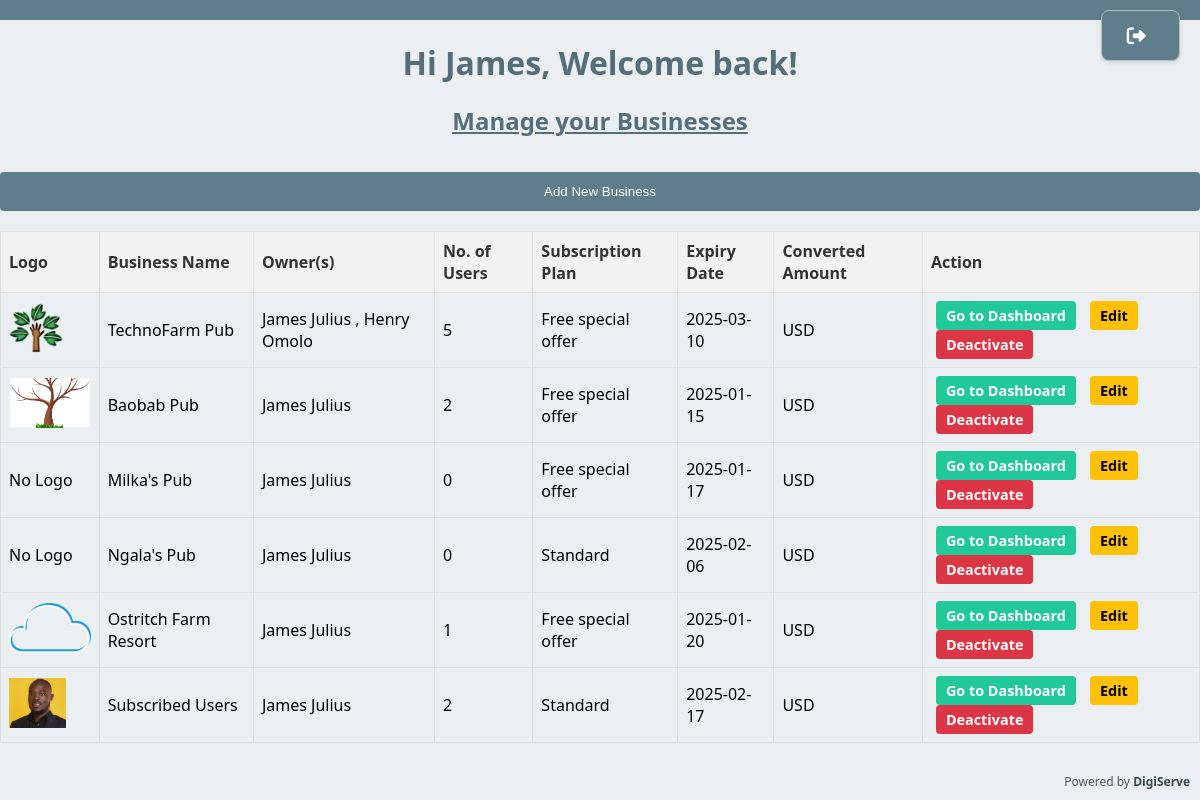
/sales/redirect/ (signed in), run on the app's committed database.
### sales/models.py (models this page shows, shortened)
class Business(models.Model):
    CATEGORY_CHOICES = [
        ('bar_restaurant', 'Bar & Restaurant'),
        ('retail_wholesale', 'Retail-Wholesale Shop/Store'),
        ('service', 'Service Industry'),
        ('other', 'Other (Not Listed)'),
    ]
    admin = models.OneToOneField(
        User,
        on_delete=models.CASCADE,
        related_name='admin_business',
        null=True,
        blank=True
    )
    name = models.CharField(max_length=200, unique=True)
    subscription_plan = models.ForeignKey(
        SubscriptionPlan, on_delete=models.SET_NULL, null=True, related_name='businesses'
    )
    subscription_expiry = models.DateTimeField(null=True, blank=True)
    logo = models.ImageField(upload_to='business_logos/', blank=True, null=True)
    owners = models.ManyToManyField(User, related_name='owned_businesses', blank=True)
    users = models.ManyToManyField(User, related_name='businesses', blank=True)  # Allow multiple users per business
    is_active = models.BooleanField(default=True)  # Business active status
    registration_date = models.DateTimeField(default=now) #, auto_now_add=True)  # Track when the business was registered
    category = models.CharField(
        max_length=50,
        choices=CATEGORY_CHOICES,
        default='bar_restaurant'
    )

class SubscriptionPlan(models.Model):
    FREQUENCY_CHOICES = [
        ('Daily', 'Daily'),
        ('Monthly', 'Monthly'),
        ('Quarterly', 'Quarterly'),
        ('Yearly', 'Yearly'),
        ('Free', 'Free'),
    ]
    subscription_type = models.CharField(max_length=50, unique=True)  # e.g., Free, Standard, Premium
    description = models.TextField(blank=True)  # Details about the plan
    amount = models.DecimalField(max_digits=10, decimal_places=2)  # Cost of the plan
    currency = models.CharField(max_length=10, default='USD')  # e.g., USD, Ksh
    frequency = models.CharField(max_length=20, choices=FREQUENCY_CHOICES)  # e.g., Monthly, Yearly

### sales/views.py (the view)
# urls.py: path('redirect/', role_based_redirect, name='role-based-redirect'),  # Add the redirect route
@login_required
def role_based_redirect(request):
    if request.user.groups.filter(name="Staff").exists():
        return redirect('create-sale')  # Redirect Staff to the create sale page
    elif request.user.groups.filter(name="Client Admin").exists():
        businesses = Business.objects.filter(owners=request.user)
        subscription_plans = SubscriptionPlan.objects.all()
        return render(request, 'sales/business_list.html', {
            'businesses': businesses,
            'can_manage_businesses': True,  # Allow management actions
            'subscription_plans': subscription_plans,
        })
    else:
        return redirect('dashboard')

### sales/context_processors.py (called while the page is built, shortened)
def selected_business_context(request):
    selected_business = None
    if request.user.is_authenticated:
        business_id = request.session.get('selected_business')
        if business_id:
            selected_business = Business.objects.filter(id=business_id).first()
    return {'selected_business': selected_business}

def user_has_business_access(user, business):
    return (
        business.is_active and (
            business.users.filter(id=user.id).exists() or
            business.owners.filter(id=user.id).exists()
        )
    )

### sales/templatetags/currency_filters.py (called while the page is built)
@register.filter
def currency_conversion(amount, currency):
    return convert_currency(amount, 'USD', currency)

### sales/utils.py (called while the page is built)
def convert_currency(amount, from_currency, to_currency):
    api_url = f"https://api.exchangerate-api.com/v4/latest/{from_currency}"
    try:
        response = requests.get(api_url)
        response.raise_for_status()
        rates = response.json().get("rates", {})
        rate = rates.get(to_currency)
        if not rate:
            raise ValueError(f"Exchange rate for {to_currency} not found.")
        return Decimal(amount) * Decimal(rate)
    except (requests.RequestException, ValueError) as e:
        print(f"Error fetching exchange rates: {e}")
        return None

### sales/templates/sales/business_list.html (shortened to what this page needs)
<!DOCTYPE html>
<html lang="en">
<head>
    {% load static %}
	{% load currency_filters %}
    <link rel="stylesheet" href="{% static 'css/style_2.css' %}">
	<link href="https://cdnjs.cloudflare.com/ajax/libs/font-awesome/6.0.0-beta3/css/all.min.css" rel="stylesheet">
</head>
<body>
	<nav class="nav">
		<ul class="logout-container">
			<li>
				<a href="#" onclick="confirmLogout();" class="logout-btn">
					<i class="fas fa-sign-out-alt"></i>
				</a>
			</li>
		</ul>
	</nav>
	<h1 style="text-align: center;">Hi {{ request.user.first_name|default:request.user.username }}, Welcome back!</h1>
    <h2 style="text-align: center; text-decoration: underline;">Manage your Businesses</h2>
    <button onclick="openModal('add-business-modal');" class="btn btn-success">
        Add New Business
    </button>
    <table>
        <thead>
            <tr>
				<th>Logo</th>
                <th>Business Name</th>
                <th>Owner(s)</th>
                <th>No. of Users</th>
                <th>Subscription Plan</th>
                <th>Expiry Date</th>
				<th>Converted Amount</th>
                <th>Action</th>
            </tr>
        </thead>
        <tbody>
            {% for business in businesses %}
            <tr>
				<td>
					{% if business.logo %}
						<img src="{{ business.logo.url }}" alt="{{ business.name }} Logo" style="height: 50px; width: auto;">
					{% else %}
						No Logo
					{% endif %}
				</td>
                <td>{{ business.name }}</td>
                <td>
                    {% for owner in business.owners.all %}
                        {{ owner.get_full_name|default:owner.username }}
                        {% if not forloop.last %}, {% endif %}
                    {% endfor %}
                </td>
                <td>{{ business.users.count }}</td>
                <td>{{ business.subscription_plan.subscription_type }}</td>
                <td>{{ business.subscription_expiry|date:"Y-m-d" }}</td>
				<td>
					{% with business.subscription_plan.amount|floatformat:2 as amount_in_usd %}
					{% with amount_in_usd|currency_conversion:"USD"|floatformat:2 as converted %}
					{{ converted }} {{ business.subscription_plan.currency }}
					{% endwith %}
					{% endwith %}
				</td>
                <td>
                    <a href="{% url 'dashboard' %}?business_id={{ business.id }}"
                       class="table-link table-link-teal">Go to Dashboard
					</a>
					<a href="javascript:void(0);"
					   class="table-link table-link-yellow"
					   onclick="openEditModal(
							{{ business.id }},
							'{{ business.name }}',
							'{{ business.subscription_plan.id }}',
							{{ business.is_active|yesno:'true,false' }},
							{% if business.logo %}'{{ business.logo.url|escapejs }}'{% else %}null{% endif %},
							'{{ business.currency|default:'USD' }}')">
						Edit
					</a>
                    <a href="#" class="table-link table-link-red"
                       onclick="return confirm('Are you sure you want to deactivate this business?');">
                       {% if business.is_active %}Deactivate{% else %}Activate{% endif %}
                    </a>
                </td>
            </tr>
            {% empty %}
            <tr>
                <td colspan="6" style="text-align: center;">No businesses found.</td>
            </tr>
            {% endfor %}
        </tbody>
    </table>
    <footer style="position: fixed; bottom: 10px; right: 10px; font-size: 12px; color: #555;">
        Powered by <strong>DigiServe</strong>
    </footer>
</body>
</html>

### static/css/style_2.css (style rules this page uses)
body { font-family: 'Segoe UI', Tahoma, Geneva, Verdana, sans-serif; background-color: #eceff1; margin: 0; padding: 0; }
.nav { background-color: #eceff1; color: #fff; padding: 10px 20px; text-align: center; display: flex; justify-content: space-between; list-style: none; }
.nav li { position: relative; margin: 0 10px; }
.nav a { color: white; text-decoration: none; padding: 8px 16px; display: block; }
.nav ul { list-style-type: none; padding: 0; margin: 0; display: flex; justify-content: space-between; align-items: center; }
.nav ul li { background-color: #607d8b; padding: 0; }
.nav ul li a { color: #fff; text-decoration: none; font-weight: bold; padding: 10px 15px; border-radius: 5px; transition: background-color 0.3s ease; }
.nav ul li a, .nav ul li button { color: #fff; text-decoration: none; font-weight: bold; padding: 10px 20px; border-radius: 5px; transition: background-color 0.3s ease; background-color: #607d8b; border: none; cursor: pointer; margin: 5px; display: inline-block; }
h1, h2 { color: #546e7a; margin-bottom: 20px; }
ul { list-style-type: none; padding: 0; }
li { background-color: #ffffff; border: 1px solid #b0bec5; border-radius: 8px; padding: 15px; margin-bottom: 20px; box-shadow: 0 2px 4px rgba(0, 0, 0, 0.1); }
strong { color: #37474f; }
button { width: 100%; padding: 12px; margin-top: 15px; background-color: #607d8b; color: #fff; border: none; cursor: pointer; border-radius: 4px; transition: background-color 0.3s ease; }
a { display: inline-block; background-color: #607d8b; color: #fff; padding: 10px 15px; text-decoration: none; border-radius: 5px; transition: background-color 0.3s ease; margin-top: 15px; margin-right: 10px; margin: 20px 5px 0 5px; }
table { width: 100%; border-collapse: collapse; }
table th, table td { padding: 10px; text-align: left; }
table th { background-color: #78909c; color: white; }

### sales/templates/sales/business_list.html (style rules this page uses)
table { width: 100%; border-collapse: collapse; margin-top: 20px; }
table th, table td { border: 1px solid #ddd; padding: 8px; text-align: left; }
table th { background-color: #f2f2f2; color: #333; }
.table-link { display: inline-block; margin: 0 5px; padding: 5px 10px; text-decoration: none; font-size: 0.9rem; border-radius: 4px; font-weight: bold; text-align: center; }
.table-link-yellow { background-color: #ffc107; color: #000; }
.table-link-teal { background-color: #20c997; color: #fff; }
.table-link-red { background-color: #dc3545; color: #fff; }
.nav { position: relative; display: flex; justify-content: space-between; align-items: center; padding: 10px 20px; background-color: #607d8b; color: white; font-size: 1.2rem; }
.nav ul { display: flex; list-style: none; margin: 0; padding: 0; }
.nav li { margin: 0 10px; }
.nav a { text-decoration: none; color: white; display: flex; align-items: center; }
.nav i { margin-right: 8px; }
.nav .logout-btn { display: flex; align-items: center; }
.logout-container { position: absolute; top: 10px; right: 20px; margin: 0; padding: 0; list-style: none; }
.logout-container li { margin: 0; }
.logout-btn { text-decoration: none; color: white; display: flex; align-items: center; }

### data on the page
Business: logo (picture), name "TechnoFarm Pub", users.count "5", subscription_plan.subscription_type "Free special offer", subscription_expiry "2025-03-10", subscription_plan.currency "USD", is_active "Deactivate"
Business: logo (picture), name "Baobab Pub", users.count "2", subscription_plan.subscription_type "Free special offer", subscription_expiry "2025-01-15", subscription_plan.currency "USD", is_active "Deactivate"
Business: logo "No Logo", name "Milka's Pub", users.count "0", subscription_plan.subscription_type "Free special offer", subscription_expiry "2025-01-17", subscription_plan.currency "USD", is_active "Deactivate"
Business: logo "No Logo", name "Ngala's Pub", users.count "0", subscription_plan.subscription_type "Standard", subscription_expiry "2025-02-06", subscription_plan.currency "USD", is_active "Deactivate"
Business: logo (picture), name "Ostritch Farm Resort", users.count "1", subscription_plan.subscription_type "Free special offer", subscription_expiry "2025-01-20", subscription_plan.currency "USD", is_active "Deactivate"
Business: logo (placeholder picture), name "Subscribed Users", users.count "2", subscription_plan.subscription_type "Standard", subscription_expiry "2025-02-17", subscription_plan.currency "USD", is_active "Deactivate"

### other printed values
{{ request.user.first_name|default:request.user.username }} "James"
{{ owner.get_full_name|default:owner.username }} "James Julius"
{{ owner.get_full_name|default:owner.username }} "Henry Omolo"
